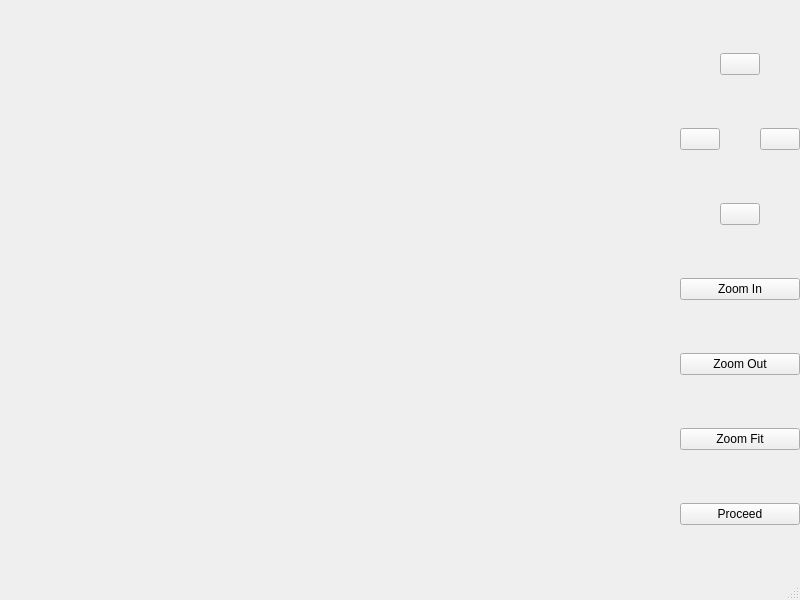
<?xml version="1.0" ?>
<ui version="4.0">
 <class>MainWindow</class>
 <widget class="QMainWindow" name="MainWindow">
  <property name="geometry">
   <rect>
    <x>0</x>
    <y>0</y>
    <width>800</width>
    <height>600</height>
   </rect>
  </property>
  <property name="windowTitle">
   <string notr="true">EZGL Example Application</string>
  </property>
  <widget class="QWidget" name="OuterGrid">
   <layout class="QGridLayout" name="OuterGridLayout">
    <property name="leftMargin">
     <number>0</number>
    </property>
    <property name="topMargin">
     <number>0</number>
    </property>
    <property name="rightMargin">
     <number>0</number>
    </property>
    <property name="bottomMargin">
     <number>0</number>
    </property>
    <property name="spacing">
     <number>0</number>
    </property>
    <item row="0" column="0" rowspan="1" colspan="1">
     <widget class="QWidget" name="MainCanvas">
      <property name="ezglWidgetClass" stdset="0">
       <string>DrawingAreaWidget</string>
      </property>
      <property name="sizePolicy">
       <sizepolicy hsizetype="Expanding" vsizetype="Expanding">
        <horstretch>0</horstretch>
        <verstretch>0</verstretch>
       </sizepolicy>
      </property>
     </widget>
    </item>
    <item row="0" column="1" rowspan="1" colspan="1">
     <widget class="QWidget" name="InnerGrid">
      <layout class="QGridLayout" name="InnerGridLayout">
       <property name="leftMargin">
        <number>0</number>
       </property>
       <property name="topMargin">
        <number>0</number>
       </property>
       <property name="rightMargin">
        <number>0</number>
       </property>
       <property name="bottomMargin">
        <number>0</number>
       </property>
       <property name="spacing">
        <number>0</number>
       </property>
       <item row="0" column="1" rowspan="1" colspan="1">
        <widget class="QPushButton" name="UpButton">
         <property name="text">
          <string/>
         </property>
         <property name="ezglArrowType" stdset="0">
          <string>UpArrow</string>
         </property>
        </widget>
       </item>
       <item row="2" column="1" rowspan="1" colspan="1">
        <widget class="QPushButton" name="DownButton">
         <property name="text">
          <string/>
         </property>
         <property name="ezglArrowType" stdset="0">
          <string>DownArrow</string>
         </property>
        </widget>
       </item>
       <item row="1" column="0" rowspan="1" colspan="1">
        <widget class="QPushButton" name="LeftButton">
         <property name="text">
          <string/>
         </property>
         <property name="ezglArrowType" stdset="0">
          <string>LeftArrow</string>
         </property>
        </widget>
       </item>
       <item row="1" column="2" rowspan="1" colspan="1">
        <widget class="QPushButton" name="RightButton">
         <property name="text">
          <string/>
         </property>
         <property name="ezglArrowType" stdset="0">
          <string>RightArrow</string>
         </property>
        </widget>
       </item>
       <item row="3" column="0" rowspan="1" colspan="3">
        <widget class="QPushButton" name="ZoomInButton">
         <property name="text">
          <string>Zoom In</string>
         </property>
        </widget>
       </item>
       <item row="4" column="0" rowspan="1" colspan="3">
        <widget class="QPushButton" name="ZoomOutButton">
         <property name="text">
          <string>Zoom Out</string>
         </property>
        </widget>
       </item>
       <item row="5" column="0" rowspan="1" colspan="3">
        <widget class="QPushButton" name="ZoomFitButton">
         <property name="text">
          <string>Zoom Fit</string>
         </property>
        </widget>
       </item>
       <item row="6" column="0" rowspan="1" colspan="3">
        <widget class="QPushButton" name="ProceedButton">
         <property name="text">
          <string>Proceed</string>
         </property>
        </widget>
       </item>
      </layout>
     </widget>
    </item>
   </layout>
  </widget>
  <widget class="QStatusBar" name="StatusBar"/>
 </widget>
 <resources/>
 <connections/>
</ui>
